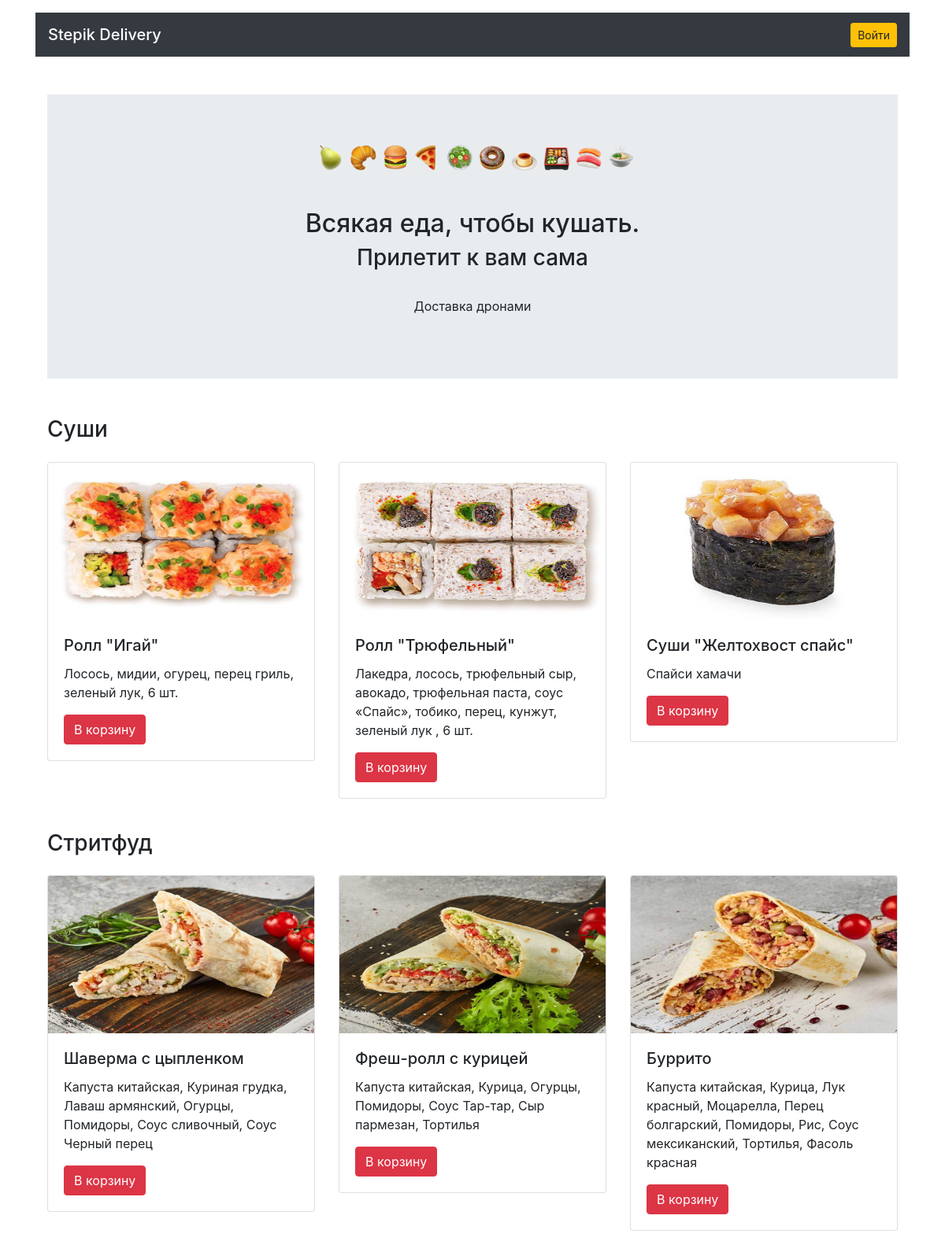
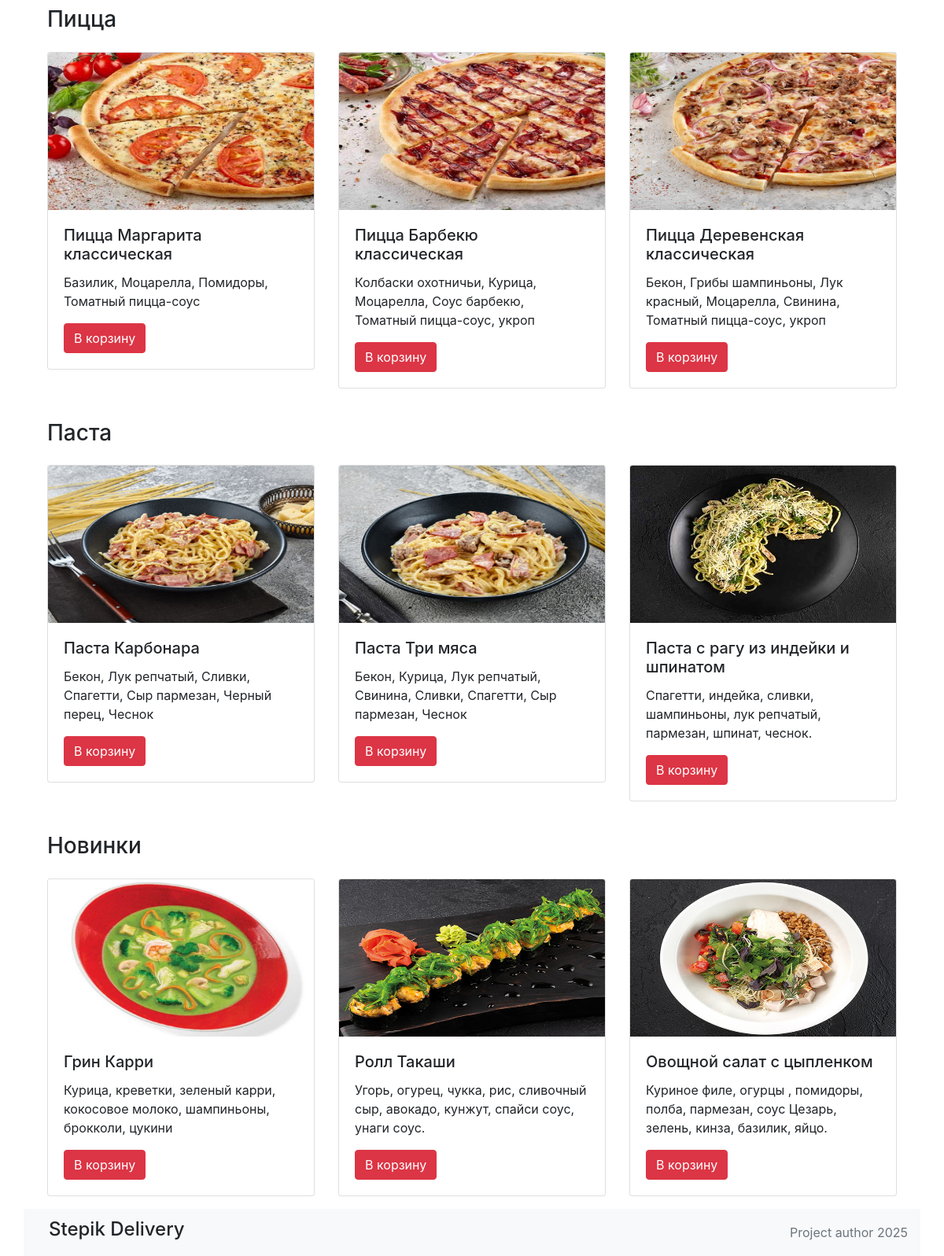
The page / on the database its author committed (2 pictures, top to bottom).
### orm_models/delivery_category.py (models this page shows, shortened)
class DeliveryCategoryORMModel(SQLModel, table=True):
	__tablename__ = "delivery_categories"
	id: Optional[int] = Field(default=None, primary_key=True)
	title: str
	delivery_items: list["DeliveryItemORMModel"] = Relationship(back_populates="category")

### orm_models/delivery_item.py (models this page shows, shortened)
class DeliveryItemORMModel(SQLModel, table=True):
	__tablename__ = "delivery_items"
	id: int | None = Field(default=None, primary_key=True)
	title: str
	price: int
	description: str
	picture: str
	category_id: int = Field(foreign_key='delivery_categories.id')
	category: DeliveryCategoryORMModel | None = Relationship(back_populates="delivery_items")
	orders: list["ItemOrder"] = Relationship(back_populates="item")

### main.py (the view)
@app.get("/", response_class=HTMLResponse)
async def index(request: Request):
	added = request.query_params.get("added")
	token = request.cookies.get("access_token")
	context: dict = app_manager.get_auth_context(token)
	logger.debug(context)
	if context["is_logged_in"] == True:
		order: OrderORMModel = app_manager.get_order_by_auth_context(context)
		logger.debug(order.cart_count)
	else:
		order = None
	menu: dict = app_manager.create_menu_for_index()
	template_response = templates.TemplateResponse(request=request, name="index.html", context={"menu": menu, "context": context, "order": order, "added": added})
	return template_response

### templates/index.html (shortened to what this page needs)
{% extends "base.html" %}
{% block content %}
  <main class="container mt-3">
    <section class="my-5 jumbotron jumbotron-fluid">
      <div class="text-center">
        <img class="ml-2" alt="" width="401" height="33">
        <h1 class="h2 mt-5 m-2">Всякая еда, чтобы кушать.</h1>
        <h2 class="h3">Прилетит к вам сама</h2>
        <p class="pt-4">Доставка дронами</p>
      </div>
    </section>
    <section>
      {% for category_name, items_list in menu.items() %}
      <h3 class="my-4">{{ category_name }}</h3>
      <div class="row mt-4">
        {% for item in items_list %}
        <div class="col-12 col-md-4">
          <div class="card mb-3">
            <img src="/static/pictures/{{ item.picture }}" width="300" height="200" class="card-img-top" alt="">
            <div class="card-body">
              <h4 class="h5 card-title">{{ item.title }}</h4>
              <p class="card-text">{{ item.description }}</p>
              <a href="/addtocart/{{ item.id }}" class="btn btn-danger">В корзину</a>
            </div>
          </div>
        </div>
        {% endfor %}
      </div>
      {% endfor %}
    </section>
  </main>
{% endblock %}

### templates/base.html (style rules this page uses)
html { position: relative; min-height: 100%; }
body { margin-bottom: 60px; }

### rows shown on the page
DeliveryCategoryORMModel: title "Суши"
DeliveryItemORMModel: picture (picture), title "Ролл \"Игай\"", description "Лосось, мидии, огурец, перец гриль, зеленый лук, 6 шт."
DeliveryItemORMModel: picture (picture), title "Ролл \"Трюфельный\"", description "Лакедра, лосось, трюфельный сыр, авокадо, трюфельная паста, соус «Спайс», тобико, перец, кунжут, зеленый лук , 6 шт."
DeliveryItemORMModel: picture (picture), title "Суши \"Желтохвост спайс\"", description "Спайси хамачи"
DeliveryCategoryORMModel: title "Стритфуд"
DeliveryItemORMModel: picture (picture), title "Шаверма с цыпленком", description "Капуста китайская, Куриная грудка, Лаваш армянский, Огурцы, Помидоры, Соус сливочный, Соус Черный перец"
DeliveryItemORMModel: picture (picture), title "Фреш-ролл с курицей", description "Капуста китайская, Курица, Огурцы, Помидоры, Соус Тар-тар, Сыр пармезан, Тортилья"
DeliveryItemORMModel: picture (picture), title "Буррито", description "Капуста китайская, Курица, Лук красный, Моцарелла, Перец болгарский, Помидоры, Рис, Соус мексиканский, Тортилья, Фасоль красная"
DeliveryCategoryORMModel: title "Пицца"
DeliveryItemORMModel: picture (picture), title "Пицца Маргарита классическая", description "Базилик, Моцарелла, Помидоры, Томатный пицца-соус"
DeliveryItemORMModel: picture (picture), title "Пицца Барбекю классическая", description "Колбаски охотничьи, Курица, Моцарелла, Соус барбекю, Томатный пицца-соус, укроп"
DeliveryItemORMModel: picture (picture), title "Пицца Деревенская классическая", description "Бекон, Грибы шампиньоны, Лук красный, Моцарелла, Свинина, Томатный пицца-соус, укроп"
DeliveryCategoryORMModel: title "Паста"
DeliveryItemORMModel: picture (picture), title "Паста Карбонара", description "Бекон, Лук репчатый, Сливки, Спагетти, Сыр пармезан, Черный перец, Чеснок"
DeliveryItemORMModel: picture (picture), title "Паста Три мяса", description "Бекон, Курица, Лук репчатый, Свинина, Сливки, Спагетти, Сыр пармезан, Чеснок"
DeliveryItemORMModel: picture (picture), title "Паста с рагу из индейки и шпинатом", description "Спагетти, индейка, сливки, шампиньоны, лук репчатый, пармезан, шпинат, чеснок."
DeliveryCategoryORMModel: title "Новинки"
DeliveryItemORMModel: picture (picture), title "Грин Карри", description "Курица, креветки, зеленый карри, кокосовое молоко, шампиньоны, брокколи, цукини"
DeliveryItemORMModel: picture (picture), title "Ролл Такаши", description "Угорь, огурец, чукка, рис, сливочный сыр, авокадо, кунжут, спайси соус, унаги соус."
DeliveryItemORMModel: picture (picture), title "Овощной салат с цыпленком", description "Куриное филе, огурцы , помидоры, полба, пармезан, соус Цезарь, зелень, кинза, базилик, яйцо."
